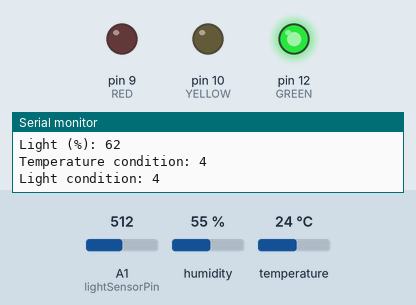
A sketch run on a simulated Arduino Uno, built with avr-gcc and run on an emulated ATmega328P. On the bench: output pins drawn as LEDs (lit = HIGH), the last lines printed to the serial monitor. The test bench sets the inputs (shaded band); at power-on: temperature 24 °C, A1 (lightSensorPin) = 512, humidity 55 %.

Above: at 2.8 s.
2.9 s: temperature set to 22 °C
5.2 s: temperature set to 19 °C
At 8.2 s:
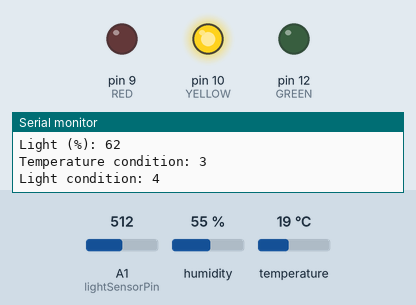
8.5 s: A1 (lightSensorPin) set to 490
At 10.2 s:
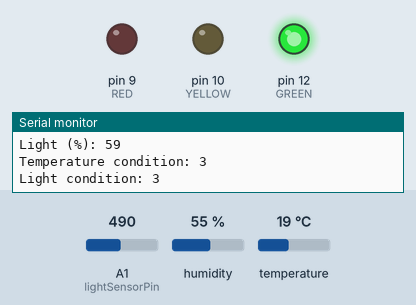
10.5 s: A1 (lightSensorPin) set to 188
12.2 s: A1 (lightSensorPin) set to 162
At 14.1 s:
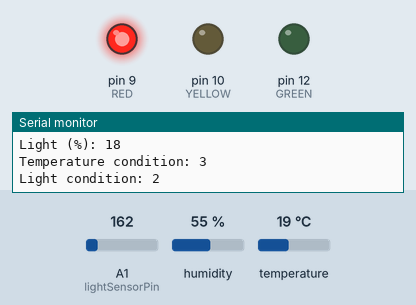
14.5 s: A1 (lightSensorPin) set to 306
At 15.9 s:
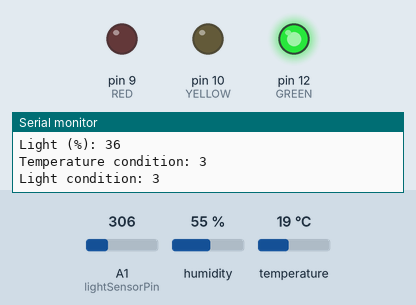
Timing chart, 0 to 17.5 s (numbered marks = the images above; inputs shaded):
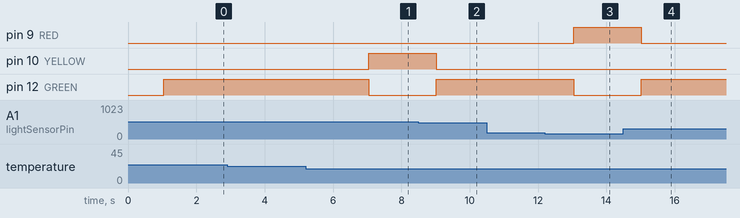

The sketch:

tempVsLight.ino
```cpp
// C++ code
//
#include <DHT.h>

float temperatureValue;
int lightValue;
float lightVoltage;
int GREEN = 12;
int YELLOW = 10;
int RED = 9;
int tempSensorPin = 5;
int lightSensorPin = 1;
unsigned long previousMillis = 0;
const long interval = 1000;
DHT dht(tempSensorPin, DHT11);


void setup()
{

  Serial.begin(9600);

  //input
  //pinMode(tempSensorPin, INPUT);
  //pinMode(lightSensorPin, INPUT);

  //LEDs
  pinMode(GREEN, OUTPUT);
  pinMode(YELLOW, OUTPUT);
  pinMode(RED, OUTPUT);

  dht.begin();
}

void loop()
{
  unsigned long currentMillis = millis();
  int OnLED;

  if (currentMillis - previousMillis >= interval) {
    previousMillis = currentMillis;
	  recordAnalog();
    compare();
  }
}

void recordAnalog() {
  //0.055-4V
  lightVoltage = analogRead(lightSensorPin)*5.0195;
  lightVoltage /= 1024.0;

  //Celsius
  temperatureValue = dht.readTemperature();
  //%
  lightValue = ((lightVoltage-0.055)/(4-0.055))*100*1;

  Serial.print("Temperature (C): ");
  Serial.println(temperatureValue);
  Serial.print("Light (%): ");
  Serial.println(lightValue);
}

int compare() {
  int light;
  int temperature;

  if (temperatureValue <= -12) {
    temperature = 1;
  } else if (temperatureValue > -12 && temperatureValue <= 0) {
    temperature = 2;
  } else if (temperatureValue > 0 && temperatureValue <= 20) {
    temperature = 3;
  } else if (temperatureValue >= 21) {
    temperature = 4;
  } else {
    return 0;
  }

  if (lightValue < 1) {
    light = 1;
  } else if (lightValue >= 1 && lightValue <= 20) {
    light = 2;
  } else if (lightValue >= 21 && lightValue <= 60) {
    light = 3;
  } else if (lightValue >= 61) {
    light = 4;
  } else {
    return 0;
  }

  Serial.print("Temperature condition: ");
  Serial.println(temperature);
  Serial.print("Light condition: ");
  Serial.println(light);

  if (light == temperature) {
    digitalWrite(RED, LOW);
    digitalWrite(YELLOW, LOW);
    digitalWrite(GREEN, HIGH);
  } else if (light > temperature) {
    digitalWrite(RED, LOW);
    digitalWrite(YELLOW, HIGH);
    digitalWrite(GREEN, LOW);
  } else if (light < temperature) {
    digitalWrite(RED, HIGH);
    digitalWrite(YELLOW, LOW);
    digitalWrite(GREEN, LOW);
  } else {
    return 0;
  }
}
  
```

Measured:
- the behaviour switches between 21 and 20 °C on temperature (found by bisection; images 0 and 1)
- the behaviour switches between 503 and 502 on A1 (lightSensorPin) (found by bisection; images 1 and 2)
- the behaviour switches between 181 and 180 on A1 (lightSensorPin) (found by bisection; images 2 and 3)
- after the input at 5.2 s, pin 10 (YELLOW): LOW → HIGH after 1.8 s; pin 12 (GREEN): HIGH → LOW after 1.8 s
- after the input at 8.5 s, pin 10 (YELLOW): HIGH → LOW after 0.52 s; pin 12 (GREEN): LOW → HIGH after 0.52 s
- after the input at 12.2 s, pin 9 (RED): LOW → HIGH after 0.85 s; pin 12 (GREEN): HIGH → LOW after 0.85 s
- after the input at 14.5 s, pin 9 (RED): HIGH → LOW after 0.52 s; pin 12 (GREEN): LOW → HIGH after 0.52 s
